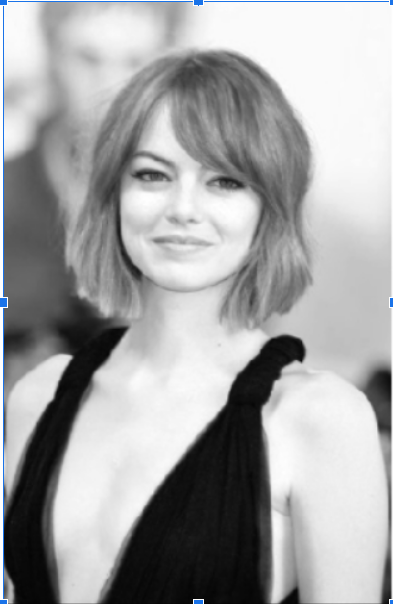
#> input picture L14_HW/image.png, 393 x 604 px
$ python code.py image.png
#> lines starting #> are read from the running program, lines starting #| are printed output that depends on the picture
import cv2
import sys
import copy
import numpy as np
import itertools, math
import time
import matplotlib.pyplot as plt

prewitt_x = [[-1, 0, 1],
			 [-1, 0, 1],
			 [-1, 0, 1]]

prewitt_y = [[1, 1, 1],
			 [0, 0, 0],
			 [-1, -1, -1]]


def normalise(map):
	return map / map.max()


def apply_filter(filter, grayImage):
	height, width = grayImage.shape
	filtered_map = np.zeros((height, width))
	grayimage_ = np.pad(grayImage, (1, 1), 'edge')

	directions = [(-1, -1), (-1, 0), (-1, 1),
				  (0, -1), (0, 0), (0, 1),
				  (1, -1), (1, 0), (1, 1)]

	for i in range(1, height + 1):
		for j in range(1, width + 1):
			val = 0
			for k in directions:
				val += grayimage_[i + k[0], j + k[1]] * filter[1 + k[0]][1 + k[1]]
			filtered_map[i - 1, j - 1] = val

	return normalise(filtered_map)


def main(image_path):
#> called with image_path = 'image.png'
	originalImage = cv2.imread(image_path)
#> originalImage is the input picture: shape (604, 393, 3); mean B, G, R 165.1, 164.5, 164
	grayImage = cv2.cvtColor(originalImage, cv2.COLOR_BGR2GRAY)
	map_x = apply_filter(prewitt_x, grayImage)
#> in apply_filter, `grayimage_ = np.pad(grayImage, (1, 1), 'edge')`:
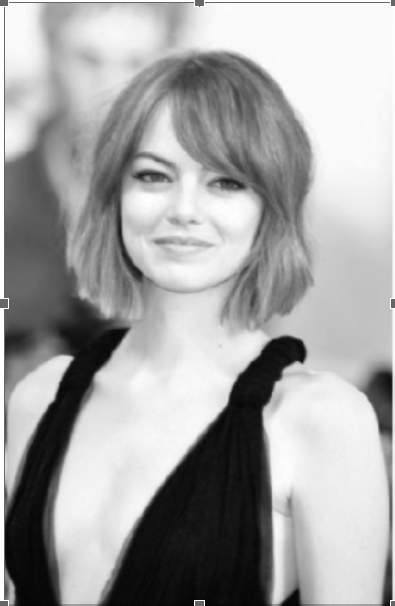
#> grayimage_: shape (606, 395); min 3, max 255, mean 164.8
#> after the loop in apply_filter, `for i in range(1, height + 1):`:
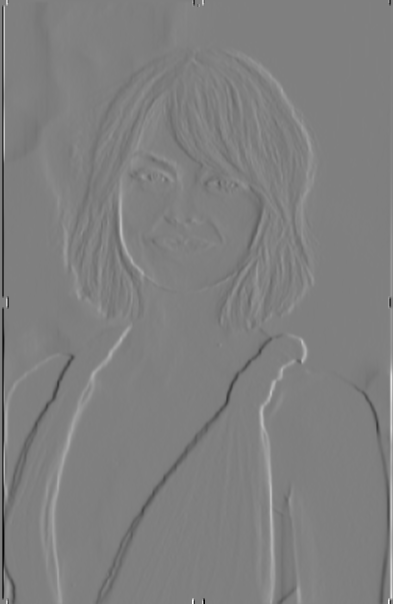
#> filtered_map: shape (604, 393) float64; min -748, max 745, mean -0.2; drawn with min black and max white
	map_y = apply_filter(prewitt_y, grayImage)
#> after the loop in apply_filter (call 2), `for i in range(1, height + 1):`:
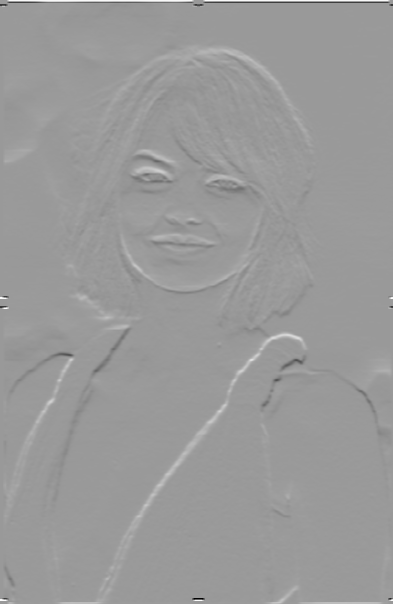
#> filtered_map: shape (604, 393) float64; min -740, max 486, mean 1.8; drawn with min black and max white

	final_edges = np.sqrt(np.multiply(map_x, map_x) + np.multiply(map_y, map_y))
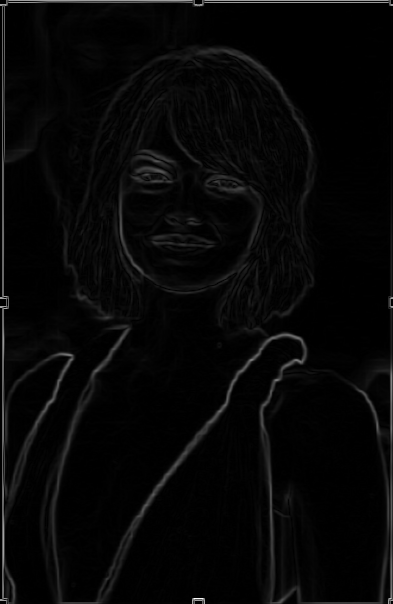
#> final_edges: shape (604, 393) float64; min 0, max 1.52, mean 0.0429; drawn with min black and max white
	final_edges = normalise(final_edges)

	final_edges = np.float32(final_edges)
	cv2.imshow('edges', final_edges)
	cv2.waitKey()
	cv2.destroyAllWindows()


if __name__ == '__main__':
	if len(sys.argv) != 2:
		print("Usage: python3 code.py <path_of_image>")
		exit(1)

	image_path = sys.argv[1]
	main(image_path)
